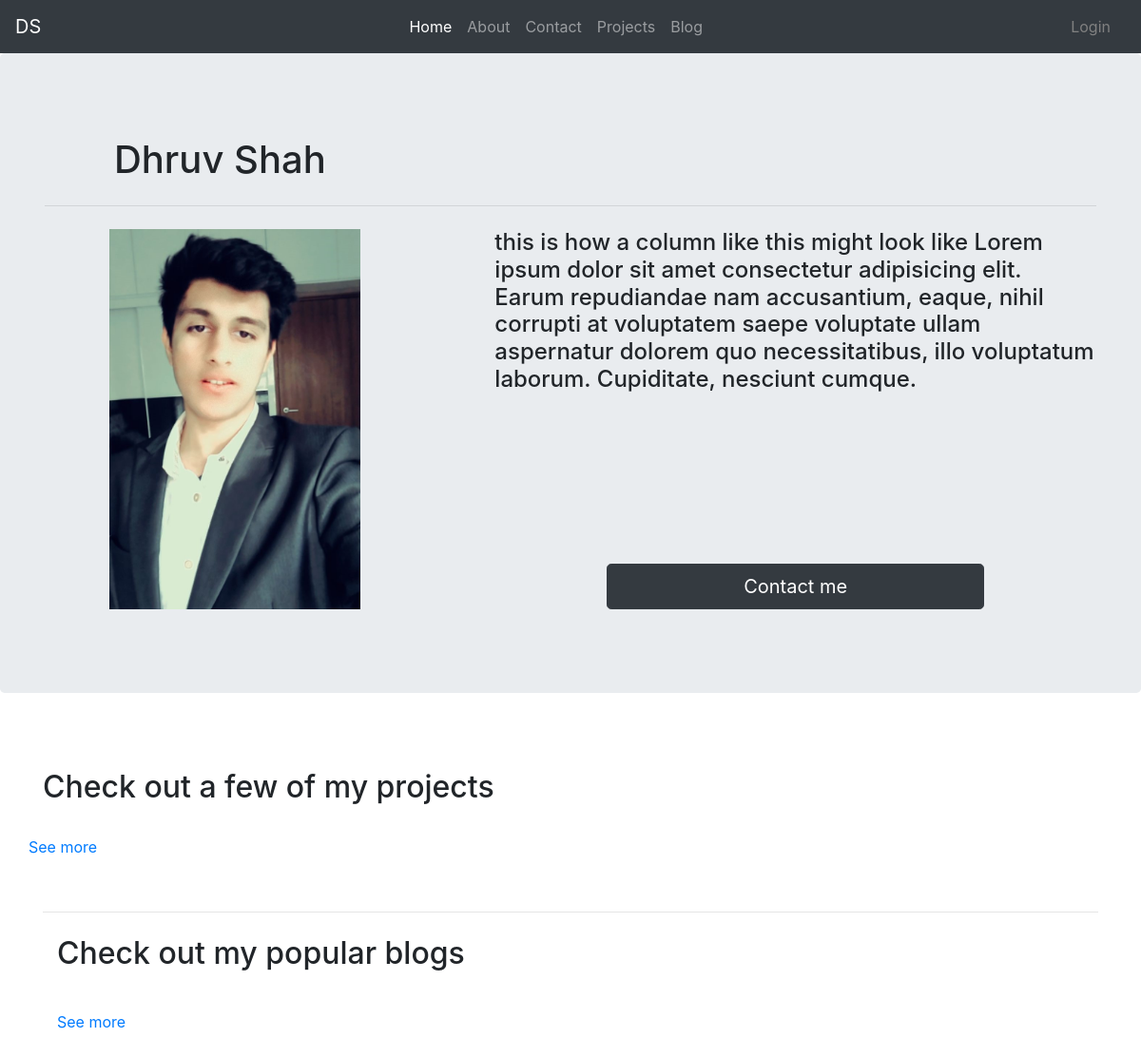
/, run on an earlier commit of the app's database.
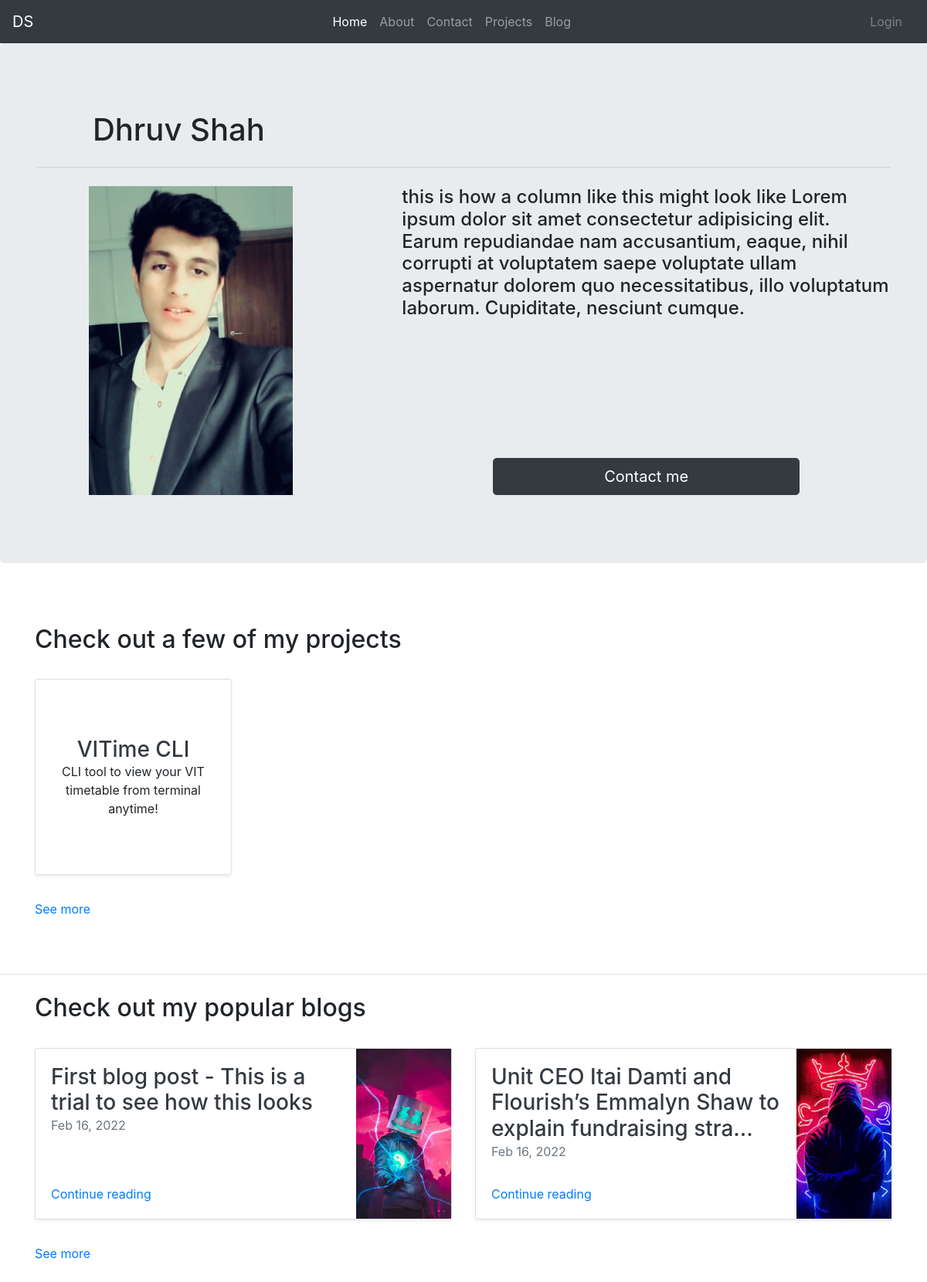
And on a later commit of the database.
### home/models.py (models this page shows)
class Project(models.Model):
    sno = models.AutoField(primary_key=True)
    name = models.CharField(max_length=100)
    desc = models.TextField()
    link = models.URLField(max_length=500)
    thumbnail = models.ImageField(upload_to='home/images')

### blog/models.py (models this page shows, shortened)
class Post(models.Model):
    sno = models.AutoField(primary_key=True)
    title = models.CharField(max_length=254)
    desc = models.TextField()
    content = models.TextField()
    upload_date = models.DateTimeField(auto_now_add=True)
    update_date = models.DateTimeField(auto_now=True)
    views = models.BigIntegerField(default=0)
    slug = models.SlugField(
        max_length=200, editable=True, null=True, blank=True)
    thumbnail = models.ImageField(upload_to="blog/images/")

### home/views.py (the view)
# urls.py: path('', views.home, name="home"),
def home(request):
    send_message(request)
    posts = Post.objects.order_by('-views')[:2]
    projects = Project.objects.all()[:4]
    context = {'posts': posts, 'projects': projects}
    return render(request, 'home/home.html', context)

### home/extra_functions/send_message.py (called while the page is built)
def send_message(request):
    if ('message' in request.session):
        message = request.session['message']
        messages.add_message(
            request, messages.INFO, message['message_text'], extra_tags=message['extra_tags'])
        del request.session['message']

### templates/home/home.html (shortened to what this page needs)
{% extends 'base.html' %}
{% block homeactive %}active{% endblock homeactive %}
{% block body %}
{% load static %}
<div class="jumbotron" name="Dhruv">
    <div class="container my-4">
        <div class="col-md-4 col-sm-4">
        <h1 align="center"> Dhruv Shah </h1>
        </div>
        <hr class="my-4">
        <div class="row">
            <div class="col-md-5 col-sm-5">
                <img src="{% static 'home/profile.jpeg' %}" width="400px" height="400px" style="object-fit: contain;">
            </div>
            <div class="col-md-7 col-sm-7">
                <h4> this is how a column like this might look like Lorem ipsum dolor sit amet consectetur adipisicing elit. Earum repudiandae nam accusantium, eaque, nihil corrupti at voluptatem saepe voluptate ullam aspernatur dolorem quo necessitatibus, illo voluptatum laborum. Cupiditate, nesciunt cumque.</h4>
                <a class="btn btn-dark btn-lg position-absolute" href="/contact" role="button" style="bottom:0; left:20%; width:60%;color:"> Contact me </a>
            </div>
        </div>
    </div>
</div>
<br>
<div class="container my-4">
    <h2> Check out a few of my projects </h2>
    <br>
    <div class="row mb-2">
        {% for project in projects %}
        <div class="col-md-3">
            <div class="card flex-md-row mb-4 shadow-sm h-md-250" href="#">
                <div class="card-body d-flex flex-column align-items-center" style="height: 252px;">
                    <h3 class="mt-auto mb-0">
                        <a class="text-dark stretched-link" href="{{project.link}}"> {{ project.name }} </a>
                    </h3>
                    <p class="card-text mb-auto" align="center"> {{ project.desc }} </p>
                </div>
            </div>
        </div>
    </div>
    {% endfor %}
    <a href="/projects"> See more </a>
</div>
<br>
<hr class="my-4">
<div class="container my-4">
    <h2> Check out my popular blogs </h2>
    <br>
    <div class="row mb-2">
        {% for post in posts %}
        <div class="col">
            <div class="card flex-md-row mb-4 shadow-sm h-md-250" href="#" >
                <div class="card-body d-flex flex-column align-items-start">
                <h3 class="mb-0">
                    <a class="text-dark" href="blog/{{post.slug}}"> {% if post.title|length > 76 %} {{ post.title|truncatechars:76 }} {% else %} {{post.title}} {% endif %} </a>
                </h3>
                <div class="mb-1 text-muted"> {{ post.upload_date|date:"M d, Y"}} </div>
                <a href="blog/{{post.slug}}">Continue reading</a>
                </div>
                <img src="/media/{{ post.thumbnail }}" class="bd-placeholder-img card-img-right flex-auto d-none d-lg-block" width="200" height="220" style="object-fit: cover; object-position: center;"
                aria-label="Placeholder: Thumbnail"/>
            </div>
        </div>
        {% endfor %}
    </div>
    <a href="blog/"> See more </a>
</div>
<br><br>
{% endblock body %}

### templates/base.html (shortened to what this page needs)
<!doctype html>
<html lang="en">
<head>
  <link rel="stylesheet" href="https://cdn.jsdelivr.net/npm/bootstrap@4.6.1/dist/css/bootstrap.min.css"
>
</head>
<body>
  <nav class="navbar navbar-expand-lg navbar-dark bg-dark">
    <a class="navbar-brand" href="/"> DS </a>
    <div class="collapse navbar-collapse" id="navbarSupportedContent">
      <ul class="navbar-nav mx-auto">
        <li class="nav-item {% block homeactive %}{% endblock homeactive %}">
          <a class="nav-link" href="/"> Home <span class="sr-only">(current)</span></a>
        </li>
        <li class="nav-item {% block aboutactive %}{% endblock aboutactive %}">
          <a class="nav-link" href="/about"> About </a>
        </li>
        <li class="nav-item {% block contactactive %}{% endblock contactactive %}">
          <a class="nav-link" href="/contact"> Contact </a>
        </li>
        <li class="nav-item {% block projectsactive %}{% endblock projectsactive %}">
          <a class="nav-link" href="/projects"> Projects </a>
        </li>
        <li class="nav-item {% block blogactive %}{% endblock blogactive %}">
          <a class="nav-link" href="/blog"> Blog </a>
        </li>
      </ul>
      {% if user.is_authenticated %}
      <ul class="navbar-nav">
        <li class="nav-item dropdown">
          <a class="nav-link dropdown-toggle" href="#" id="navbarDropdown" role="button" data-toggle="dropdown" aria-expanded="false">
            Welcome {{request.user}}
          </a>
          <div class="dropdown-menu" aria-labelledby="navbarDropdown">
            <a class="dropdown-item" href="/logout"> Logout</a>
            {% if user.is_staff %}
            <a class="dropdown-item" href="/blog/newpost"> New Post </a>
            <a class="dropdown-item" href="/admin"> Admin settings </a>
            {% endif %}
          </div>
        </li>
      </ul>
      {% else %}
      <a class="login_button nav-link" data-toggle="modal" data-target="#login_modal" name="login_button"
        id="login_button"> Login </a>
      {% endif %}
    </div>
  </nav>
  {% block body %}{% endblock body %}
</body>
</html>

### templates/base.html (style rules this page uses)
#login_button { color: grey; text-decoration: none; }

What changed in the data, as far as the page shows it:
added Project: name "VITime CLI", desc "CLI tool to view your VIT timetable from terminal anytime!"
added Post: title "First blog post - This is a trial to see how this looks", upload_date "Feb 16, 2022", thumbnail (picture)
added Post: title "Unit CEO Itai Damti and Flourish’s Emmalyn Shaw to explain fundraising stra…", upload_date "Feb 16, 2022", thumbnail (picture)
